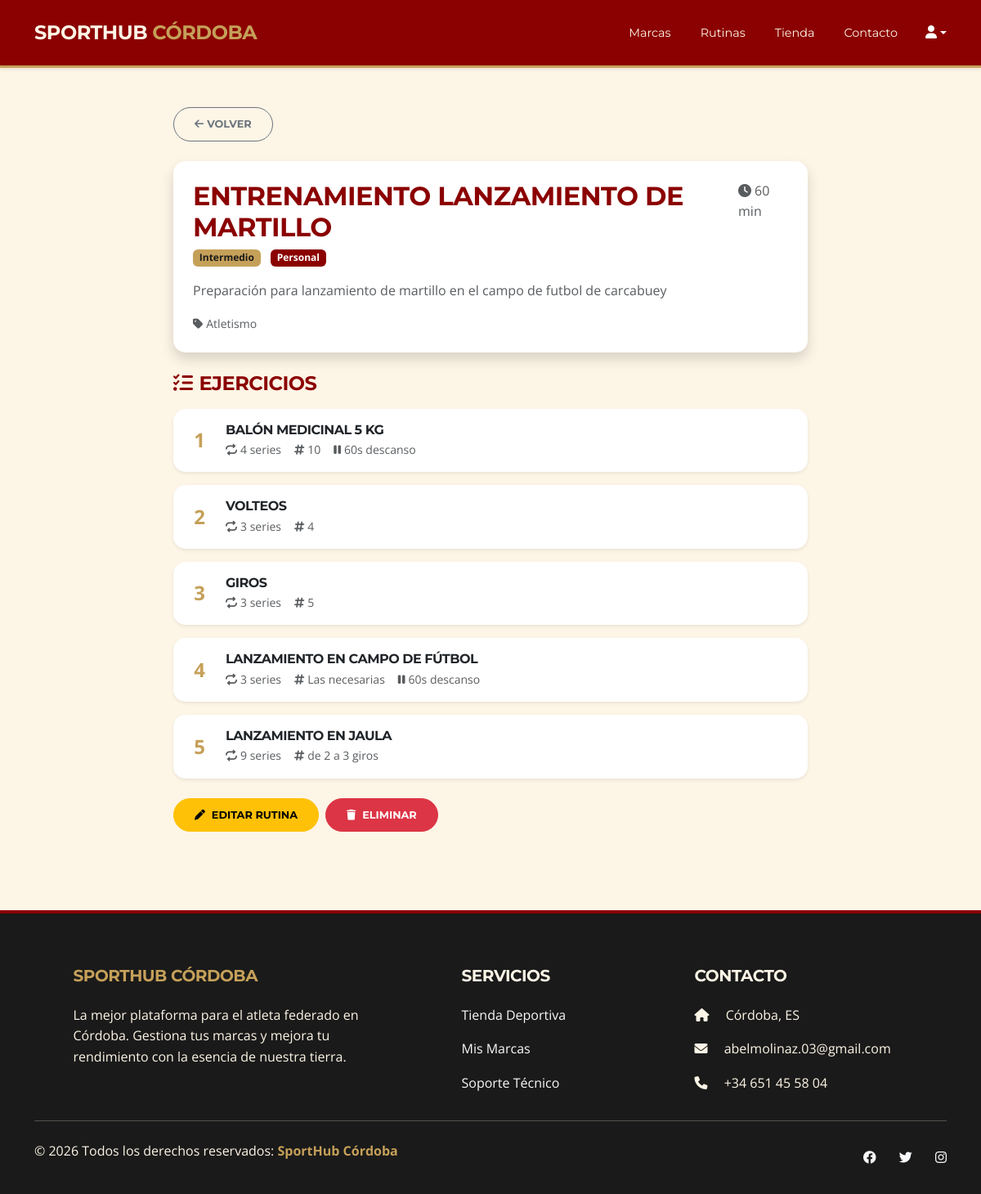
The page /pages/rutinas/ver.php?id=1 (signed in) on the database its author committed.
### tables this page shows
CREATE TABLE `rutinas` (
  `id_rutina` int(11) NOT NULL,
  `titulo` varchar(100) NOT NULL,
  `descripcion` text DEFAULT NULL,
  `deporte` varchar(50) NOT NULL,
  `tipo` enum('oficial','personal') NOT NULL DEFAULT 'personal',
  `id_usuario` int(11) DEFAULT NULL,
  `dificultad` enum('Principiante','Intermedio','Avanzado') NOT NULL,
  `duracion_minutos` int(11) DEFAULT NULL,
  `fecha_creacion` timestamp NOT NULL DEFAULT current_timestamp()
);

CREATE TABLE `ejercicios_rutina` (
  `id_ejercicio` int(11) NOT NULL,
  `id_rutina` int(11) NOT NULL,
  `nombre` varchar(100) NOT NULL,
  `series` int(11) DEFAULT NULL,
  `repeticiones` varchar(50) DEFAULT NULL,
  `descanso_segundos` int(11) DEFAULT NULL,
  `orden` int(11) DEFAULT NULL
);

### pages/rutinas/ver.php (the view, shortened to what this page needs)
<?php
include("../../includes/db.php");
include("../../includes/header.php");
$id_rutina = $_GET['id'] ?? null;
$id_usuario = $_SESSION['usuario_id'];
$stmt = $conexion->prepare("SELECT * FROM rutinas WHERE id_rutina = ? AND (tipo = 'oficial' OR id_usuario = ?)");
$stmt->execute([$id_rutina, $id_usuario]);
$rutina = $stmt->fetch(PDO::FETCH_ASSOC);
$stmt2 = $conexion->prepare("SELECT * FROM ejercicios_rutina WHERE id_rutina = ? ORDER BY orden ASC");
$stmt2->execute([$id_rutina]);
$ejercicios = $stmt2->fetchAll(PDO::FETCH_ASSOC);
?>
<main style="flex: 1;">
<div class="container py-5" style="max-width: 800px;">
    <a href="index.php" class="btn btn-outline-secondary btn-sm mb-4">
        <i class="fa-solid fa-arrow-left me-1"></i>Volver
    </a>
    <div class="card shadow border-0 p-4 mb-4">
        <div class="d-flex justify-content-between align-items-start mb-3">
            <div>
                <h2 class="fw-bold mb-1" style="color: var(--rojo-mezquita);">
                    <?php echo htmlspecialchars($rutina['titulo']); ?>
                </h2>
                <span class="badge me-2" style="background-color: var(--dorado-mezquita); color: #1a1a1a;">
                    <?php echo $rutina['dificultad']; ?>
                </span>
                <span class="badge" style="background-color: var(--rojo-mezquita); color: white;">
                    <?php echo $rutina['tipo'] === 'oficial' ? 'Oficial' : 'Personal'; ?>
                </span>
            </div>
            <?php if($rutina['duracion_minutos']): ?>
                <span class="text-muted"><i class="fa-solid fa-clock me-1"></i><?php echo $rutina['duracion_minutos']; ?> min</span>
            <?php endif; ?>
        </div>
        <?php if($rutina['descripcion']): ?>
            <p class="text-muted"><?php echo htmlspecialchars($rutina['descripcion']); ?></p>
        <?php endif; ?>
        <p class="small text-muted mb-0">
            <i class="fa-solid fa-tag me-1"></i><?php echo $rutina['deporte']; ?>
        </p>
    </div>
    <h4 class="fw-bold mb-3" style="color: var(--rojo-mezquita);">
        <i class="fa-solid fa-list-check me-2"></i>Ejercicios
    </h4>
    <?php if(empty($ejercicios)): ?>
        <div class="alert alert-info">Esta rutina no tiene ejercicios añadidos.</div>
    <?php else: ?>
        <div class="row g-3">
            <?php foreach($ejercicios as $i => $ej): ?>
            <div class="col-12">
                <div class="card border-0 shadow-sm p-3">
                    <div class="d-flex align-items-center gap-3">
                        <div class="fw-bold fs-4 text-center" style="color: var(--dorado-mezquita); min-width: 32px;">
                            <?php echo $i+1; ?>
                        </div>
                        <div class="flex-grow-1">
                            <h6 class="fw-bold mb-1"><?php echo htmlspecialchars($ej['nombre']); ?></h6>
                            <div class="d-flex gap-3 small text-muted flex-wrap">
                                <?php if($ej['series']): ?>
                                    <span><i class="fa-solid fa-repeat me-1"></i><?php echo $ej['series']; ?> series</span>
                                <?php endif; ?>
                                <?php if($ej['repeticiones']): ?>
                                    <span><i class="fa-solid fa-hashtag me-1"></i><?php echo htmlspecialchars($ej['repeticiones']); ?></span>
                                <?php endif; ?>
                                <?php if($ej['descanso_segundos']): ?>
                                    <span><i class="fa-solid fa-pause me-1"></i><?php echo $ej['descanso_segundos']; ?>s descanso</span>
                                <?php endif; ?>
                            </div>
                        </div>
                    </div>
                </div>
            </div>
            <?php endforeach; ?>
        </div>
    <?php endif; ?>
    <?php if($rutina['tipo'] === 'personal' && $rutina['id_usuario'] == $id_usuario): ?>
        <div class="d-flex gap-2 mt-4">
            <a href="editar.php?id=<?php echo $rutina['id_rutina']; ?>" class="btn btn-warning">
                <i class="fa-solid fa-pen me-2"></i>Editar rutina
            </a>
            <a href="eliminar.php?id=<?php echo $rutina['id_rutina']; ?>" class="btn btn-danger" onclick="return confirmDelete(this)">
                <i class="fa-solid fa-trash me-2"></i>Eliminar
            </a>
        </div>
    <?php endif; ?>
</div>
</main>
<?php include("../../includes/footer.php"); ?>

### includes/header.php (shortened to what this page needs)
<!DOCTYPE html>
<html lang="es">
<head>
    <link href="https://cdn.jsdelivr.net/npm/bootstrap@5.3.0/dist/css/bootstrap.min.css" rel="stylesheet">
    <link rel="stylesheet" href="https://cdnjs.cloudflare.com/ajax/libs/font-awesome/6.0.0/css/all.min.css">
    <link rel="stylesheet" href="https://cdn.jsdelivr.net/npm/bootstrap-icons@1.11.3/font/bootstrap-icons.min.css">
    <link rel="stylesheet" href="/proyectoCGS/css/estilos.css">
</head>
<body>
    <nav class="navbar navbar-expand-lg navbar-dark shadow-sm sticky-top" style="background-color: var(--rojo-mezquita); border-bottom: 3px solid var(--dorado-mezquita);">
        <div class="container">
            <a class="navbar-brand fw-bold" href="/proyectoCGS/index.php">
                SPORTHUB <span style="color: var(--dorado-mezquita);">CÓRDOBA</span>
            </a>
            <div class="collapse navbar-collapse" id="navbarNav">
                <ul class="navbar-nav ms-auto align-items-center">
                    <li class="nav-item"><a class="nav-link" href="/proyectoCGS/pages/marcas/index.php">Marcas</a></li>
                    <li class="nav-item"><a class="nav-link" href="/proyectoCGS/pages/rutinas/index.php">Rutinas</a></li>
                    <li class="nav-item"><a class="nav-link" href="/proyectoCGS/pages/tienda/index.php">Tienda</a></li>
                    <li class="nav-item me-3"><a class="nav-link" href="/proyectoCGS/pages/contacto.php">Contacto</a></li>
                    <div class="dropdown">
                        <a href="#" class="d-flex align-items-center text-white text-decoration-none dropdown-toggle" id="userMenu" data-bs-toggle="dropdown" aria-expanded="false">
                            <div class="user-icon-circle">
                                <i class="fa-solid fa-user"></i>
                            </div>
                        </a>
                    </div>
                </ul>
            </div>
        </div>
    </nav>

### includes/footer.php (shortened to what this page needs)
<footer class="pt-5 pb-4 mt-5" style="background-color: #1a1a1a; color: var(--crema-mezquita); border-top: 4px solid var(--rojo-mezquita);">
        <div class="container text-center text-md-start">
            <div class="row">
                <div class="col-md-4 col-lg-4 col-xl-4 mx-auto mt-3">
                    <h5 class="text-uppercase mb-4 font-weight-bold" style="color: var(--dorado-mezquita);">SportHub Córdoba</h5>
                    <p>La mejor plataforma para el atleta federado en Córdoba. Gestiona tus marcas y mejora tu rendimiento con la esencia de nuestra tierra.</p>
                </div>
                <div class="col-md-2 col-lg-2 col-xl-2 mx-auto mt-3">
                    <h5 class="text-uppercase mb-4 font-weight-bold">Servicios</h5>
                    <p><a href="/proyectoCGS/pages/tienda.php" class="text-light text-decoration-none">Tienda Deportiva</a></p>
                    <p><a href="/proyectoCGS/pages/marcas.php" class="text-light text-decoration-none">Mis Marcas</a></p>
                    <p><a href="#" class="text-light text-decoration-none">Soporte Técnico</a></p>
                </div>
                <div class="col-md-4 col-lg-3 col-xl-3 mx-auto mt-3">
                    <h5 class="text-uppercase mb-4 font-weight-bold">Contacto</h5>
                    <p><i class="fas fa-home me-3"></i> Córdoba, ES</p>
                    <p><i class="fas fa-envelope me-3"></i> abelmolinaz.03@gmail.com</p>
                    <p><i class="fas fa-phone me-3"></i> +34 651 45 58 04</p>
                </div>
            </div>
            <hr class="mb-4" style="background-color: var(--dorado-mezquita);">
            <div class="row align-items-center">
                <div class="col-md-7 col-lg-8">
                    <p>© 2026 Todos los derechos reservados:
                        <strong style="color: var(--dorado-mezquita);">SportHub Córdoba</strong>
                    </p>
                </div>
                <div class="col-md-5 col-lg-4 text-center text-md-end">
                    <a href="#" class="text-light me-4"><i class="fab fa-facebook"></i></a>
                    <a href="#" class="text-light me-4"><i class="fab fa-twitter"></i></a>
                    <a href="#" class="text-light"><i class="fab fa-instagram"></i></a>
                </div>
            </div>
        </div>
    </footer>
</body>
</html>

### css/estilos.css (style rules this page uses)
:root { --rojo-mezquita: #8B0000; --crema-mezquita: #FDF5E6; --dorado-mezquita: #C5A059; --texto-oscuro: #2c211a; }
body { background-color: var(--crema-mezquita); color: var(--texto-oscuro); font-family: 'Open Sans', sans-serif; line-height: 1.6; min-height: 100vh; display: flex; flex-direction: column; }
h1, h2, h3, h4, h5, h6, .navbar-brand { font-family: 'Montserrat', sans-serif; font-weight: 700; text-transform: uppercase; letter-spacing: -0.5px; }
.navbar { background-color: var(--rojo-mezquita) !important; border-bottom: 3px solid var(--dorado-mezquita); padding: 1rem 0; }
.navbar-brand { font-size: 1.5rem; color: var(--crema-mezquita) !important; }
.nav-link { color: var(--crema-mezquita) !important; font-family: 'Montserrat', sans-serif; font-size: 0.9rem; margin: 0 10px; }
.btn { font-family: 'Montserrat', sans-serif; border-radius: 50px; padding: 10px 25px; text-transform: uppercase; font-size: 0.8rem; font-weight: 700; transition: 0.3s; }
.card { border: none; border-radius: 15px; box-shadow: 0 10px 30px rgba(0,0,0,0.1); }

### rows shown on the page
rutinas: titulo "ENTRENAMIENTO LANZAMIENTO DE MARTILLO", dificultad "Intermedio", duracion_minutos "60", descripcion "Preparación para lanzamiento de martillo en el campo de futbol de carcabuey", deporte "Atletismo"
ejercicios_rutina: nombre "BALÓN MEDICINAL 5 KG", series "4", repeticiones "10", descanso_segundos "60"
ejercicios_rutina: nombre "VOLTEOS", series "3", repeticiones "4"
ejercicios_rutina: nombre "GIROS", series "3", repeticiones "5"
ejercicios_rutina: nombre "LANZAMIENTO EN CAMPO DE FÚTBOL", series "3", repeticiones "Las necesarias", descanso_segundos "60"
ejercicios_rutina: nombre "LANZAMIENTO EN JAULA", series "9", repeticiones "de 2 a 3 giros"
